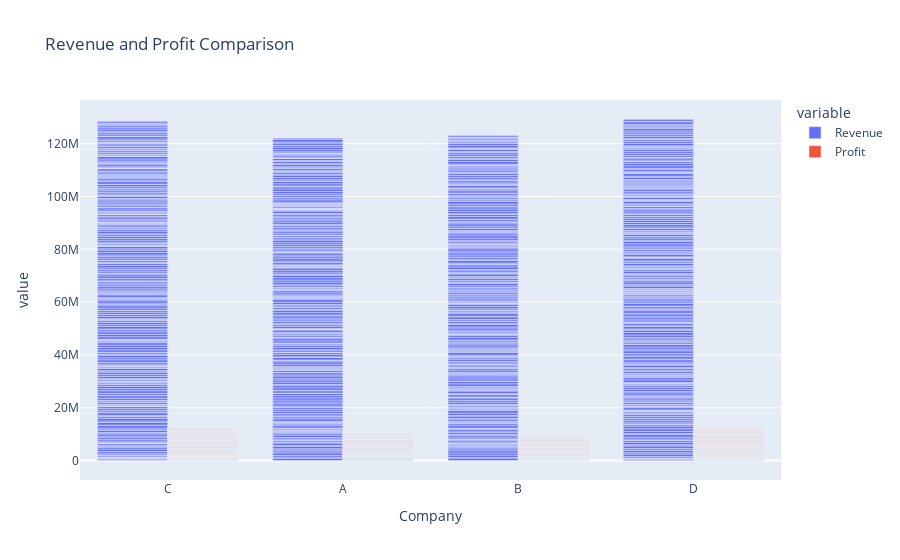

Source (notebook cell):
### Code cell
# Create a bar chart to compare revenue and profit with other companies
fig = px.bar(data, x='Company', y=['Revenue', 'Profit'], barmode='group', title='Revenue and Profit Comparison')
fig.show()

### Figure 1 — Plotly figure (JSON) as saved in the notebook; plotly's stock layout.template omitted (floating-point values rounded to 4 significant figures; data arrays with more than 128 entries replaced by an {"elided": "..."} marker saying what was removed)
{"data": [{"alignmentgroup": "True", "hovertemplate": "variable=Revenue<br>Company=%{x}<br>value=%{y}<extra></extra>", "legendgroup": "Revenue", "marker": {"color": "#636efa", "pattern": {"shape": ""}}, "name": "Revenue", "offsetgroup": "Revenue", "orientation": "v", "showlegend": true, "textposition": "auto", "type": "bar", "x": {"elided": "1000 str values"}, "xaxis": "x", "y": {"elided": "1000 int values"}, "yaxis": "y"}, {"alignmentgroup": "True", "hovertemplate": "variable=Profit<br>Company=%{x}<br>value=%{y}<extra></extra>", "legendgroup": "Profit", "marker": {"color": "#EF553B", "pattern": {"shape": ""}}, "name": "Profit", "offsetgroup": "Profit", "orientation": "v", "showlegend": true, "textposition": "auto", "type": "bar", "x": {"elided": "1000 str values"}, "xaxis": "x", "y": {"elided": "1000 int values"}, "yaxis": "y"}], "layout": {"barmode": "group", "legend": {"title": {"text": "variable"}, "tracegroupgap": 0}, "title": {"text": "Revenue and Profit Comparison"}, "xaxis": {"anchor": "y", "domain": [0, 1], "title": {"text": "Company"}}, "yaxis": {"anchor": "x", "domain": [0, 1], "title": {"text": "value"}}}}
